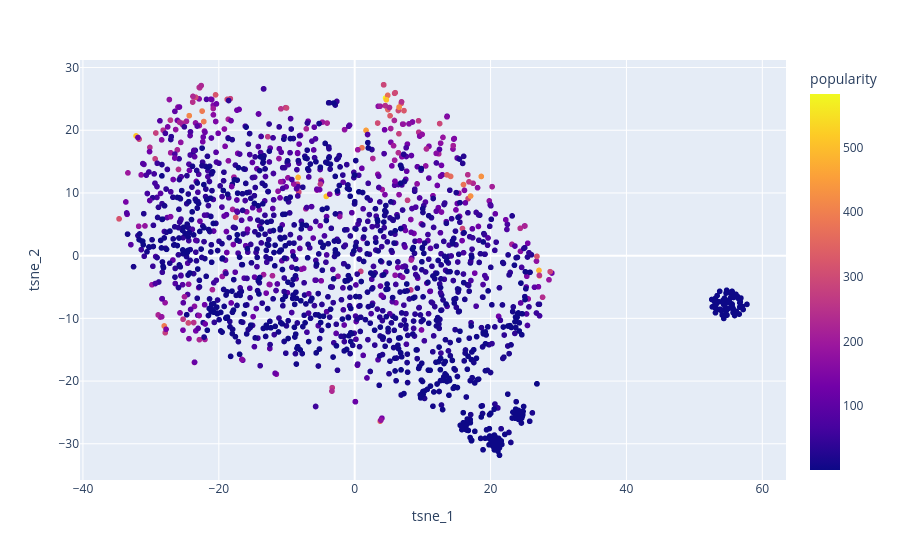

Write notebook code for a chart like this one.
### Code cell
import plotly.express as px

tsne_df = pd.DataFrame(item_tsne, columns=["tsne_1", "tsne_2"])
tsne_df["item_id"] = np.arange(item_tsne.shape[0])
tsne_df = tsne_df.merge(items.reset_index())

px.scatter(tsne_df, x="tsne_1", y="tsne_2",
           color="popularity",
           hover_data=["item_id", "title",
                       "release_year", "popularity"])

### Figure 1 — Plotly figure (JSON) as saved in the notebook; plotly's stock layout.template omitted (floating-point values rounded to 4 significant figures; data arrays with more than 128 entries replaced by an {"elided": "..."} marker saying what was removed)
{"data": [{"customdata": {"elided": "1682x4 mixed values"}, "hovertemplate": "tsne_1=%{x}<br>tsne_2=%{y}<br>item_id=%{customdata[0]}<br>title=%{customdata[1]}<br>release_year=%{customdata[2]}<br>popularity=%{marker.color}<extra></extra>", "legendgroup": "", "marker": {"color": {"elided": "1682 int values"}, "coloraxis": "coloraxis", "symbol": "circle"}, "mode": "markers", "name": "", "showlegend": false, "type": "scattergl", "x": {"elided": "1682 float values"}, "xaxis": "x", "y": {"elided": "1682 float values"}, "yaxis": "y"}], "layout": {"coloraxis": {"colorbar": {"title": {"text": "popularity"}}, "colorscale": [[0.0, "#0d0887"], [0.1111, "#46039f"], [0.2222, "#7201a8"], [0.3333, "#9c179e"], [0.4444, "#bd3786"], [0.5556, "#d8576b"], [0.6667, "#ed7953"], [0.7778, "#fb9f3a"], [0.8889, "#fdca26"], [1.0, "#f0f921"]]}, "legend": {"tracegroupgap": 0}, "margin": {"t": 60}, "xaxis": {"anchor": "y", "domain": [0.0, 1.0], "title": {"text": "tsne_1"}}, "yaxis": {"anchor": "x", "domain": [0.0, 1.0], "title": {"text": "tsne_2"}}}}
